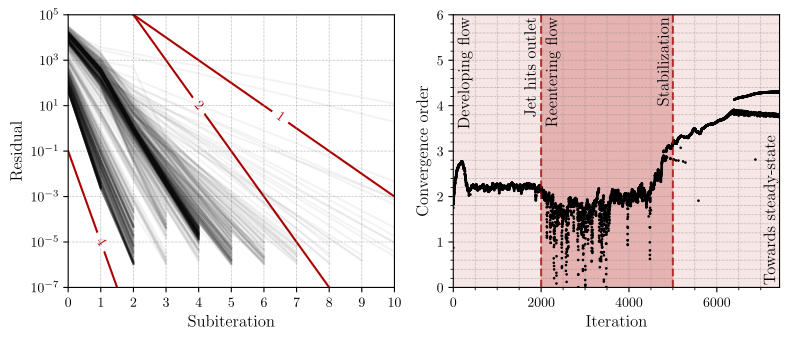

The Python source for this figure:
import re
from collections import defaultdict
import numpy as np
import matplotlib.pyplot as plt
from labelines import *
from matplotlib.ticker import NullLocator


text_kwargs = dict(fontsize=12)


def extract_initial_residuals(logfile):
    residuals = defaultdict(list)
    current_timestep = None

    with open(logfile, "r") as file:
        for line in file:
            # Match and update the current timestep
            timestep_match = re.search(r"Increment de CompteurTemps\s*:\s*(\d+)", line)
            if timestep_match:
                current_timestep = int(timestep_match.group(1))
                continue

            # Extract the initial residual for the current timestep
            if "Initial Residual" in line and current_timestep is not None:
                residual_match = re.search(
                    r"Initial Residual\s*:\s*([\d\.e\+\-]+)", line
                )
                if residual_match:
                    residuals[current_timestep].append(float(residual_match.group(1)))

    residuals = {k: np.array(v) for k, v in residuals.items()}
    return residuals


def compute_convergence_orders(residuals):
    convergence_orders = {}
    for timestep, residuals_array in residuals.items():
        if len(residuals_array) > 1:  # Need at least two points to fit
            p = np.mean(np.log10(residuals_array[1:] / residuals_array[:-1]))
            convergence_orders[timestep] = -p
        else:
            convergence_orders[timestep] = None  # Not enough data to fit
    return convergence_orders


logfile = "out_Re2000.log"  # Replace this with your log file name
residuals = extract_initial_residuals(logfile)
convergence_orders = compute_convergence_orders(residuals)

for timestep, residual_list in sorted(residuals.items()):
    print(f"Timestep {timestep}:")
    for i, residual in enumerate(residual_list, start=1):
        print(f"  Subiteration {i}: {residual}")
    if convergence_orders[timestep] is not None:
        print(f"  Convergence order: {convergence_orders[timestep]:.4f}")
    else:
        print("  Convergence order: Not enough data to compute")


fig, ax = plt.subplots(ncols=2, figsize=(8, 3.5))

# Plot convergence orders
for timestep, residual_list in sorted(residuals.items()):
    if convergence_orders[timestep] is not None:
        ax[1].plot(timestep, convergence_orders[timestep], "k.", markersize=2)

# Plot residuals
for k, residual in enumerate(list(residuals.values())):
    if k > 0 and k % 10 == 0:
        ax[0].semilogy(residual, "k-", alpha=0.05, zorder=2)

# Set labels and limits for the first plot
ax[0].set_xlabel(r"Subiteration", **text_kwargs)
ax[0].set_ylabel(r"Residual", **text_kwargs)
ax[0].set_xlim(0, 10)
ax[0].set_ylim(1e-7, 1e5)
ax[0].minorticks_on()
ax[0].grid(
    which="both", linestyle="--", linewidth=0.5, color="gray", alpha=0.5, zorder=1.5
)
ax[0].set_xticks(np.arange(0, 11, 1))  # Set integer ticks on the x-axis

# Add reference curves with slopes 3 and 4
x = np.linspace(1, 10, 100)
y3 = 10 ** (-1 * (x - 1) + 6)
y4 = 10 ** (-2 * (x - 1) + 9)
y5 = 10 ** (-4 * (x - 1) + -1)
slope_3 = ax[0].plot(x, y3, color="#aa0000", label=r"1", zorder=0.5)
slope_4 = ax[0].plot(x - 1, y4, color="#aa0000", label=r"2", zorder=0.5)
slope_5 = ax[0].plot(x - 1, y5, color="#aa0000", label=r"4", zorder=0.5)

# Set labels and limits for the second plot
ax[1].set_xlabel(r"Iteration", **text_kwargs)
ax[1].set_ylabel(r"Convergence order", **text_kwargs)
ax[1].set_xlim(0, len(list(residuals.values())))
ax[1].set_ylim(0, 6)
ax[1].minorticks_on()
ax[1].grid(
    which="both", linestyle="--", linewidth=0.5, color="gray", alpha=0.5, zorder=1.5
)

ax[1].vlines(
    [2000, 5000],
    0,
    6,
    "#aa0000",
    linestyles="dashed",
    alpha=0.75,
    label=r"Treated range",
)


offset = 50
# Add the opaque background fields and vertical text
start, end, alpha, text = [0, 2000, 0.1, "Developing flow "]
ax[1].axvspan(start, end, facecolor="#aa0000", alpha=alpha)
ax[1].text(
    start + 2 * offset, 5.95, text, rotation=90, va="top", ha="left", **text_kwargs
)
ax[1].text(
    end - offset,
    5.95,
    "Jet hits outlet",
    rotation=90,
    va="top",
    ha="right",
    **text_kwargs,
)

start, end, alpha, text = [2000, 5000, 0.3, "Reentering flow"]
ax[1].axvspan(start, end, facecolor="#aa0000", alpha=alpha)
ax[1].text(
    start + 2 * offset, 5.95, text, rotation=90, va="top", ha="left", **text_kwargs
)
ax[1].text(
    end - offset / 2,
    5.95,
    "Stabilization",
    rotation=90,
    va="top",
    ha="right",
    **text_kwargs,
)

start, end, alpha, text = [
    5000,
    7500,
    0.1,
    "Towards steady-state",
]
ax[1].axvspan(start, end, facecolor="#aa0000", alpha=alpha)
ax[1].text(
    end - 2 * offset, 0.05, text, rotation=90, va="bottom", ha="right", **text_kwargs
)


ax[0].xaxis.set_minor_locator(NullLocator())

labelLines(slope_3 + slope_4 + slope_5, xvals=np.array([6.5, 4, 1]), zorder=0.5)
plt.tight_layout()
plt.savefig("nonlinear_convergence.pdf", bbox_inches="tight")
plt.show()
